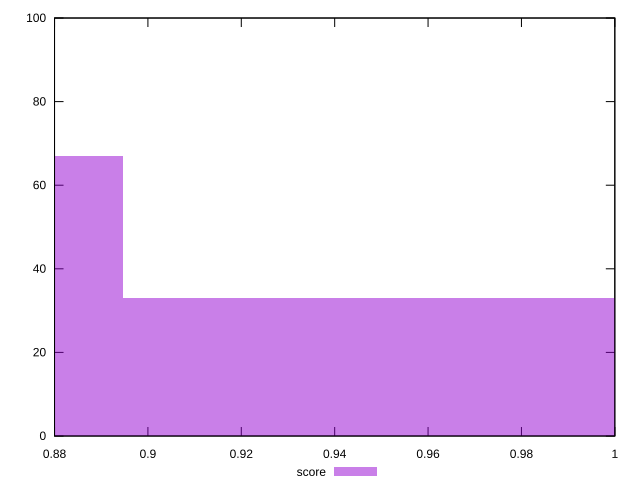

gnuplot code for this plot:
reset

$score <<EOF
0.8258508468910091 67
0.9634926547061773 33
EOF

set key outside below
set boxwidth 0.1376418078151682
set xrange [0.88:1]
set yrange [0:100]
set trange [0:100]
set style fill transparent solid 0.5 noborder
set terminal svg size 640, 490 enhanced background rgb 'white'
set output "reports/report_00033_2021-03-01T14-23-16.841Z/unminified-javascript/samples/astro/score/histogram.svg"

plot $score title "score" with boxes

reset
